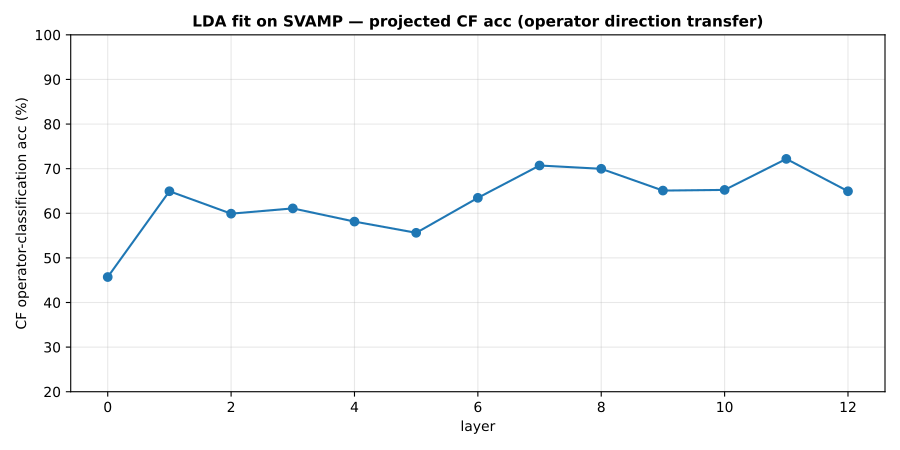

Source code (Python):
"""Project cf_balanced ':' residuals onto the LDA(operator) axes that were
FIT on the original SVAMP ':' residuals. If operator clusters survive in CF,
the LDA direction is genuinely operator-coding (not magnitude in disguise).

':' analog of cf_lda_compare.py. 13 slides (one per layer); each slide
overlays SVAMP (small gray markers) with CF (filled colored) on the
operator-LDA axes fit on SVAMP.

Reports per-layer operator-classification accuracy on CF projection using a
classifier fit on SVAMP's projection.
"""
from __future__ import annotations

import json
from collections import Counter
from pathlib import Path

import matplotlib.pyplot as plt
import numpy as np
import torch
from matplotlib.backends.backend_pdf import PdfPages
from matplotlib.lines import Line2D
from sklearn.discriminant_analysis import LinearDiscriminantAnalysis

REPO = Path(__file__).resolve().parents[2]
CF_ACTS = REPO / "experiments" / "computation_probes" / "cf_balanced_colon_acts.pt"
CF_META = REPO / "experiments" / "computation_probes" / "cf_balanced_colon_acts_meta.json"
ORIG_ACTS = REPO / "experiments" / "computation_probes" / "svamp_colon_acts.pt"
ORIG_META = REPO / "experiments" / "computation_probes" / "svamp_colon_acts_meta.json"
OUT_PDF = REPO / "visualizations-all" / "gpt2" / "cf_lda_compare_colon.pdf"

OPS = ["Addition", "Subtraction", "Multiplication", "Common-Division"]
PROBLEM_TYPE_COLORS = {"Subtraction": "#1f77b4", "Addition": "#ff7f0e",
                       "Common-Division": "#2ca02c", "Multiplication": "#d62728"}


def load(acts_p, meta_p):
    acts = torch.load(acts_p, map_location="cpu", weights_only=True).float().numpy()
    types = np.array(json.load(open(meta_p))["types"])
    op_to_idx = {op: i for i, op in enumerate(OPS)}
    y = np.array([op_to_idx.get(t, -1) for t in types])
    valid = y >= 0
    return acts[valid], y[valid]


def main():
    cf_acts, cf_y = load(CF_ACTS, CF_META)
    orig_acts, orig_y = load(ORIG_ACTS, ORIG_META)
    L = cf_acts.shape[1]
    print(f"cf={cf_acts.shape}, svamp={orig_acts.shape}")

    transfer_acc = np.zeros(L)
    print(f"writing {OUT_PDF}")
    with PdfPages(OUT_PDF) as pdf:
        # Summary slide
        fig, ax = plt.subplots(figsize=(9, 4.5))
        for l in range(L):
            lda = LinearDiscriminantAnalysis(n_components=2).fit(orig_acts[:, l, :], orig_y)
            cf_proj = lda.transform(cf_acts[:, l, :])
            # classifier on orig projection
            clf = LinearDiscriminantAnalysis().fit(lda.transform(orig_acts[:, l, :]), orig_y)
            transfer_acc[l] = clf.score(cf_proj, cf_y)
        ax.plot(np.arange(L), transfer_acc * 100, "o-", color="#1f77b4")
        ax.set_xlabel("layer"); ax.set_ylabel("CF operator-classification acc (%)")
        ax.set_title("LDA fit on SVAMP — projected CF acc (operator direction transfer)",
                     fontsize=11, fontweight="bold")
        ax.grid(alpha=0.3); ax.set_ylim(20, 100)
        fig.tight_layout(); pdf.savefig(fig, dpi=140); plt.close(fig)

        # Per-layer overlay
        for l in range(L):
            lda = LinearDiscriminantAnalysis(n_components=2).fit(orig_acts[:, l, :], orig_y)
            orig_xy = lda.transform(orig_acts[:, l, :])
            cf_xy = lda.transform(cf_acts[:, l, :])
            fig, ax = plt.subplots(figsize=(8, 6))
            fig.suptitle(f"layer {l} — LDA fit on SVAMP, CF overlay  (CF transfer acc={transfer_acc[l]*100:.1f}%)",
                         fontsize=11, fontweight="bold")
            for c, name in enumerate(OPS):
                m_orig = orig_y == c; m_cf = cf_y == c
                if m_orig.any():
                    ax.scatter(orig_xy[m_orig, 0], orig_xy[m_orig, 1], s=10,
                               edgecolors=PROBLEM_TYPE_COLORS[name], facecolors="none",
                               linewidths=0.6, alpha=0.4, label=f"SVAMP {name}")
                if m_cf.any():
                    ax.scatter(cf_xy[m_cf, 0], cf_xy[m_cf, 1], s=20,
                               c=PROBLEM_TYPE_COLORS[name], alpha=0.85,
                               linewidths=0, label=f"CF {name}")
            ax.set_xlabel("LD1"); ax.set_ylabel("LD2"); ax.grid(alpha=0.3)
            ax.legend(fontsize=7, ncol=2, loc="upper right")
            fig.tight_layout(rect=(0, 0, 1, 0.94))
            pdf.savefig(fig, dpi=140); plt.close(fig)
    print(f"done -> {OUT_PDF}")


if __name__ == "__main__":
    main()
